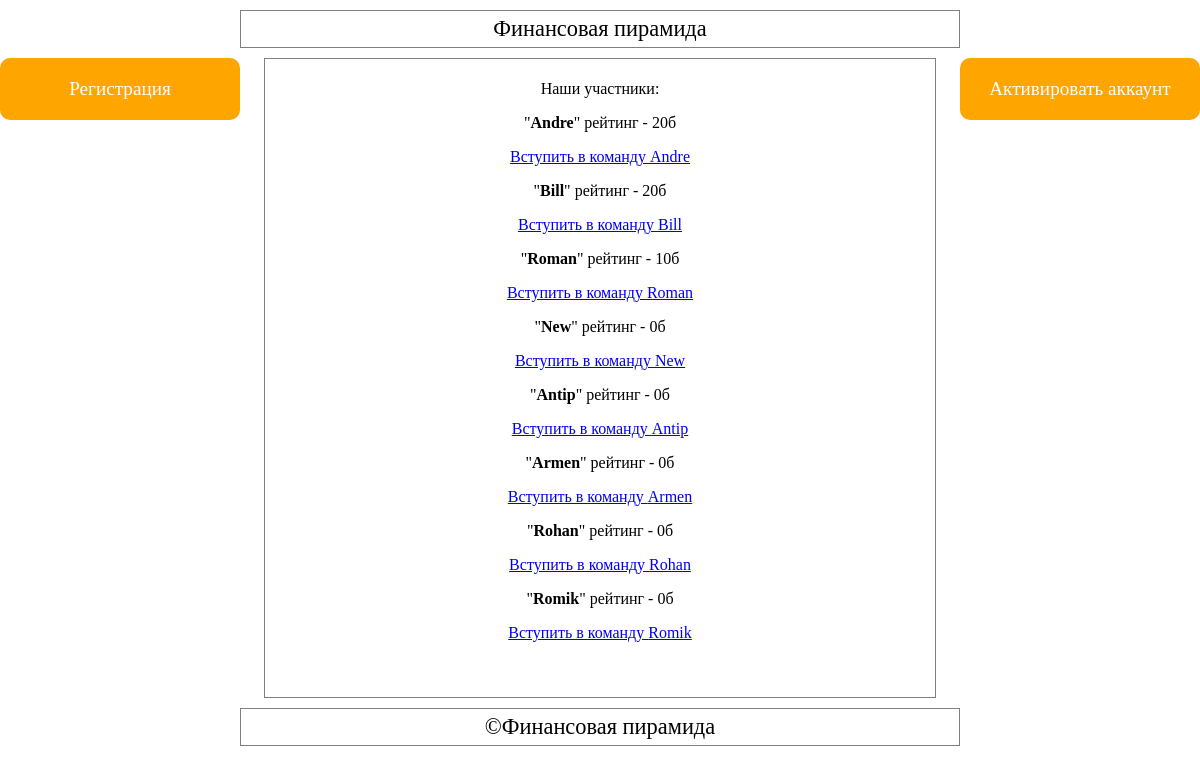
The page / on the database its author committed.
### my_user_auth/models.py (models this page shows, shortened)
class MyUsers(models.Model):
	user = models.OneToOneField(User, related_name='user')
	person_id = models.PositiveIntegerField()
	token = models.CharField(max_length=100)
	time_activation = models.DateTimeField()
	user_rating = models.PositiveIntegerField()
	referer = models.ForeignKey("MyUsers", blank=True, null=True)
	referal_link = models.URLField()

### my_user_auth/views.py (the view)
# urls.py: url(r'^$', views.main_page),
def main_page(request):
	users = MyUsers.objects.all().order_by('-user_rating')
	return render(request, 'main.html', {'users':users})

### templates/main.html (shortened to what this page needs)
<!DOCTYPE html>
{%load staticfiles%}
<html>
<head>
	<link rel="stylesheet" type="text/css" href="{% static 'css/main.css' %}">
</head>
<body>
<div class="head">Финансовая пирамида</div>
<div>
	<a href="/registration">
		<div class="register">Регистрация</div>
	</a>
</div>
<div>
	<a href="/activate">
		<div class="activate">Активировать аккаунт</div>
	</a>
</div>
<div class="all_box">
	<p>Наши участники:</p>
	{%for my_user in users%}
		<p>"<b>{{my_user.user.username}}</b>" рейтинг - {{my_user.user_rating}}б</p>
		<p><a href="{{my_user.referal_link}}">Вступить в команду {{my_user.user.username}}</a></p>
	{%endfor%}
</div>
<div class="footer">
&copy;Финансовая пирамида
</div>
</body>
</html>

### static/css/main.css (style rules this page uses)
body { margin: 0; padding: 0; }
.head, .footer { width: 60%; margin: 10px auto; text-align: center; border: 1px solid gray; padding: 5px; box-sizing: border-box; font-size: 1.4em; }
.register { float: left; width: 20%; box-sizing: border-box; border-radius: 10px; padding: 20px; font-size: 1.2em; text-align: center; color: white; background: orange; }
.activate { float: right; border-radius: 10px; padding: 20px; font-size: 1.2em; text-align: center; color: white; background: orange; width: 20%; box-sizing: border-box; }
.all_box { width: 56%; margin: 10px auto; text-align: center; border: 1px solid gray; padding: 5px; min-height: 80vh; box-sizing: border-box; }

### rows shown on the page
MyUsers: user.username "Andre", user_rating "20"
MyUsers: user.username "Bill", user_rating "20"
MyUsers: user.username "Roman", user_rating "10"
MyUsers: user.username "New", user_rating "0"
MyUsers: user.username "Antip", user_rating "0"
MyUsers: user.username "Armen", user_rating "0"
MyUsers: user.username "Rohan", user_rating "0"
MyUsers: user.username "Romik", user_rating "0"
